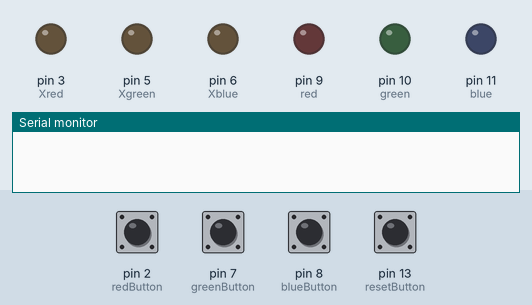
This sketch was run on a simulated Arduino Uno, built with avr-gcc and run on an emulated ATmega328P. Shown: output pins drawn as LEDs (lit = HIGH), the last lines printed to the serial monitor. The test bench sets the inputs (shaded band); at power-on: pin 2 (redButton), pin 7 (greenButton), pin 8 (blueButton), pin 13 (resetButton) HIGH. Random numbers use the default seed unless the sketch sets one.

Above: at 3.8 s.
3.9 s: pin 2 (redButton) pulled LOW for 1.8 s
At 5.7 s:
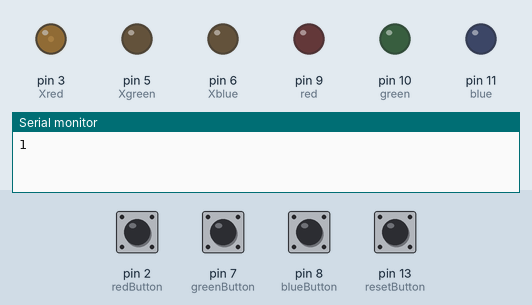
7.2 s: pin 13 (resetButton) pulled LOW for 1.8 s
At 8.0 s:
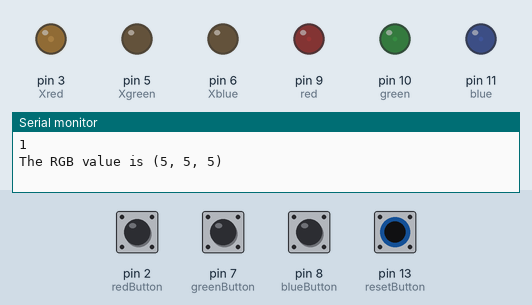
10.5 s: pin 7 (greenButton) pulled LOW for 1.8 s
At 13.4 s:
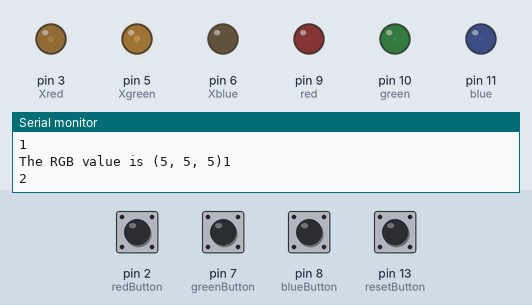
14.0 s: pin 8 (blueButton) pulled LOW for 1.8 s
At 16.3 s:
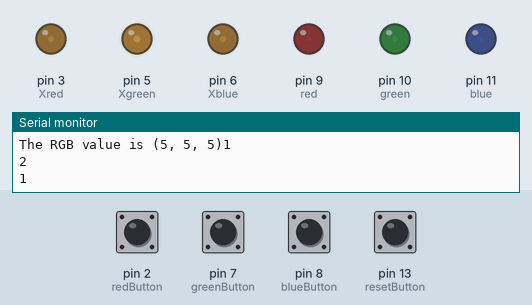
17.5 s: pin 7 (greenButton) pulled LOW for 1.8 s
At 19.6 s:
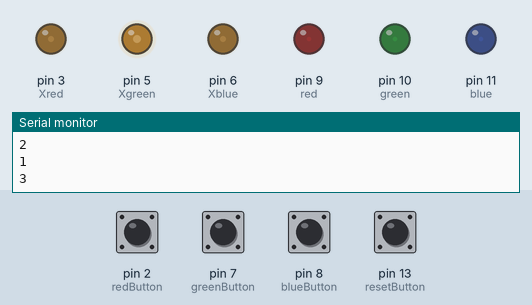
20.8 s: pin 2 (redButton) pulled LOW for 1.8 s
At 23.0 s:
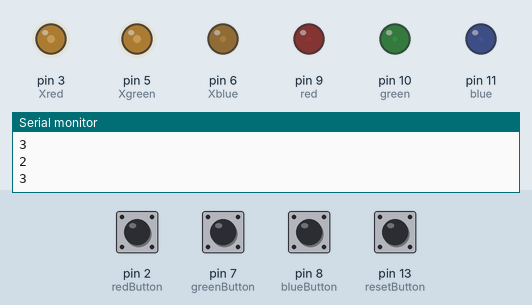
Timing chart, 0 to 24.5 s (numbered marks = the images above; inputs shaded):
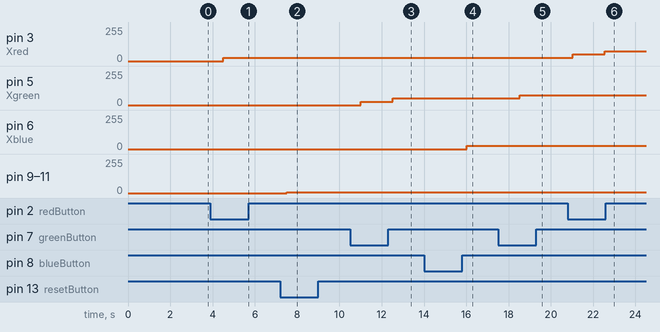

The sketch:

randomledgame1.ino
```cpp
// C++ code
//fixed led==red/green/blue (led)
//variable led == Xred/Xgreen/Xblue  (Xled)
const int red=9;
const int green=10;
const int blue=11;

const int Xred=3;
const int Xgreen=5;
const int Xblue=6;

int redButton=2;
int greenButton=7;
int blueButton=8;
int resetButton=13;

int redMode=0;
int greenMode=0;
int blueMode=0;


//value of defined LED
int defRed=0;
int defGreen=0;
int defBlue=0;

int min=0;
int max=255;
int easyLvl=10;

void setup()
{
  //general setup
  Serial.begin(9600);

  pinMode(red,OUTPUT);
  pinMode(green,OUTPUT);
  pinMode(blue,OUTPUT);
  pinMode(Xred,OUTPUT);
  pinMode(Xgreen,OUTPUT);
  pinMode(Xblue,OUTPUT);
  //buttons are inputting data!
  pinMode(redButton,INPUT_PULLUP);
  pinMode(greenButton,INPUT_PULLUP);
  pinMode(blueButton,INPUT_PULLUP);
  pinMode(resetButton,INPUT_PULLUP);


}

/*creates a random color for the defined RGB
such that when the reset button is pressed, the color changes! */

void randomColor(){
 randomSeed(analogRead(A0));
 defRed= random(0,easyLvl+1);
 randomSeed(analogRead(A1));
 defGreen= random(0,easyLvl+1);
 randomSeed(analogRead(A2));
 defBlue= random(0,easyLvl+1);
 RGB_color(defRed, defGreen, defBlue);
}

//function that sets the defined RGB's color to the given parameters

void RGB_color(int red_light_value, int green_light_value, int blue_light_value)
 {
  analogWrite(red, red_light_value);
  analogWrite(green, green_light_value);
  analogWrite(blue, blue_light_value);
  Serial.print("The RGB value is ");
  Serial.print("(");
  Serial.print(defRed);
  Serial.print(", ");
  Serial.print(defGreen);
  Serial.print(", ");
  Serial.print(defBlue);
  Serial.print(")");


}

//what actually happens

void loop()
{

  if(digitalRead(resetButton)==LOW){
  randomColor();
  }

  if(digitalRead(redButton)==LOW)
  {
    redMode=redMode+1;
    Serial.println(redMode);
    delay(5);

  }

  if(digitalRead(greenButton)==LOW)
  {
    greenMode=greenMode+1;
    Serial.println(greenMode);
    delay(5);

  }

   if(digitalRead(blueButton)==LOW)
  {
    blueMode=blueMode+1;
    Serial.println(blueMode);
    delay(5);

  }
  //add value to color

  if(redMode<easyLvl){
    int redValue=redMode*(max/easyLvl);
    analogWrite(Xred,redValue);
    //Serial.println("Red Value is");
    //Serial.println(redValue);
    delay(500);

  }


   if(greenMode<easyLvl){
    int greenValue=greenMode*(max/easyLvl);
    analogWrite(Xgreen,greenValue);
    //Serial.println("Green Value is");
    //Serial.println(greenValue);
    delay(500);

  }
  if(blueMode<easyLvl){
    int blueValue=blueMode*(max/easyLvl);
    analogWrite(Xblue,blueValue);
    delay(500);

  }


}
```

Measured:
- after the input at 3.9 s, pin 3 (Xred): 0/255 → 25/255 after 0.61 s
- after the input at 7.2 s, pin 9 (red), pin 10 (green), pin 11 (blue): 0/255 → 5/255 after 0.31 s
- after the input at 10.5 s, pin 5 (Xgreen): 0/255 → 25/255 after 0.51 s, → 50/255 1.5 s later
- after the input at 14.0 s, pin 6 (Xblue): 0/255 → 25/255 after 2.0 s
- after the input at 17.5 s, pin 5 (Xgreen): 50/255 → 75/255 after 1.0 s
- after the input at 20.8 s, pin 3 (Xred): 25/255 → 50/255 after 0.23 s, → 75/255 1.5 s later
